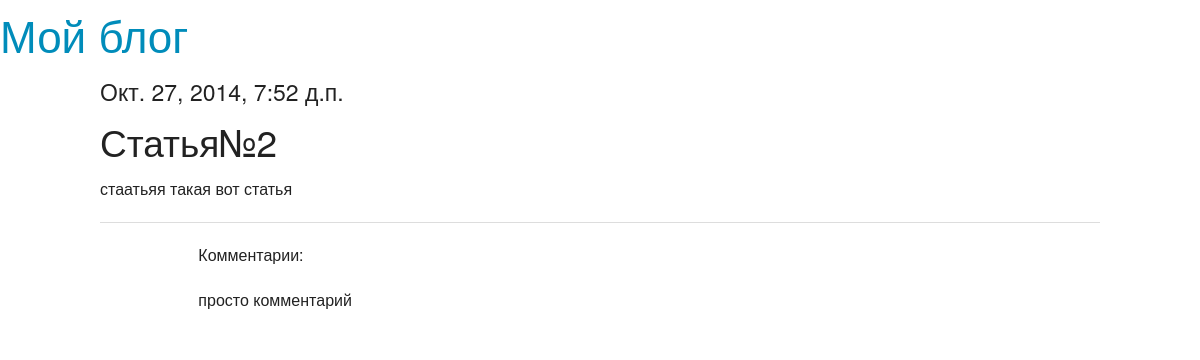
/basicview/articles/get/2/, run on an earlier commit of the app's database.
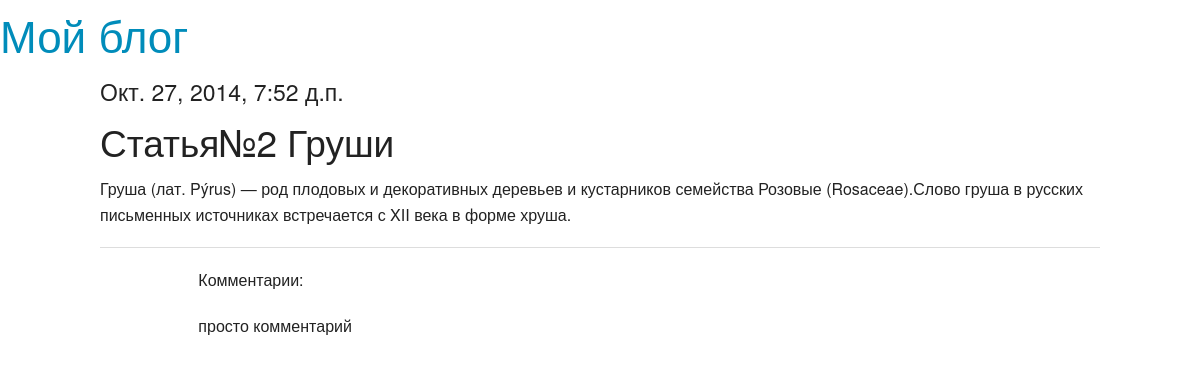
And on a later commit of the database.
### article/models.py (models this page shows)
class Article(models.Model):
	class Meta():
		db_table = "article"
	article_title = models.CharField(max_length = 200)
	article_text = models.TextField()
	article_date = models.DateTimeField()
	article_likes = models.IntegerField(default = 0)

### article/views.py (the view)
# urls.py: url(r'^articles/get/(?P<article_id>\d+)/$', 'article.views.article'),
def article(request, article_id=1):
	return render_to_response('article.html', {'article': Article.objects.get(id=article_id), 'comments': Comments.objects.filter(comments_article_id=article_id)})

### article/templates/article.html
{% extends 'main.html' %}
{% block article %}
<h4>{{ article.article_date }}</h4>
<h2>{{ article.article_title }}</h2>
<p>{{ article.article_text }}</p>
<hr>
<div class="large-offset-1 large-8 columns">
<p>Комментарии:</p>
{% for comment in comments %}
<p>{{ comment.comments_text}}</p>
{% endfor %}
</div>
{% endblock %}

What changed in the data, as far as the page shows it:
changed Article: article_title "Статья№2" → "Статья№2 Груши"; article_text "стаатьяя такая вот статья" → "Груша (лат. Pýrus) — род плодовых и декоративных деревьев и кустарников семейства Розовые (Rosaceae).Слово груша в русских письменных источниках встречается с XII века в форме хруша."
